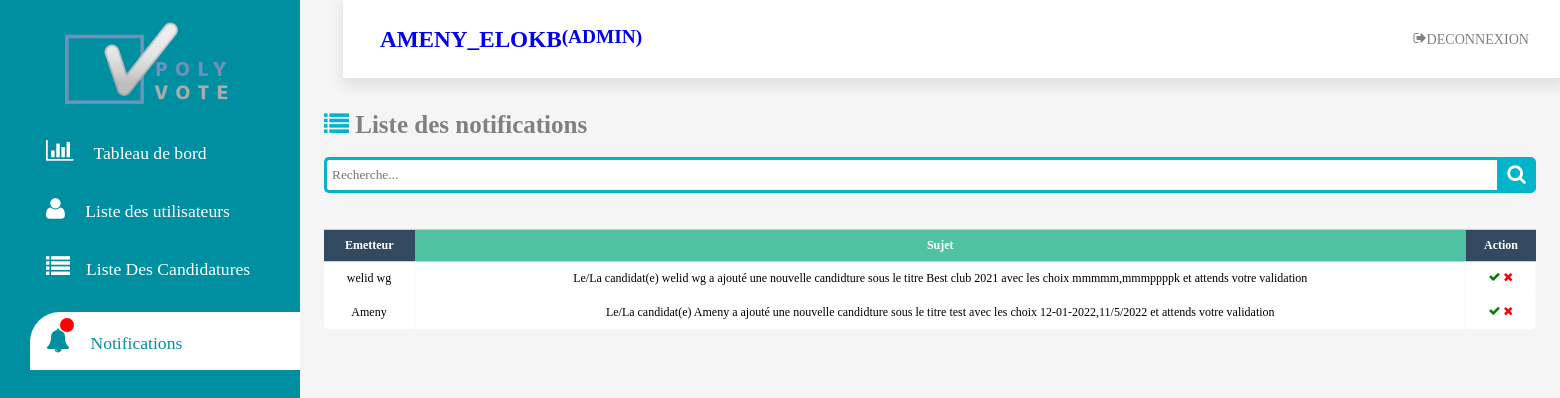
The page /notif.php (signed in) on the database its author committed.
### tables this page shows
CREATE TABLE IF NOT EXISTS `utilisateurs` (
  `id` int(11) NOT NULL AUTO_INCREMENT,
  `email` varchar(255) NOT NULL,
  `nom` varchar(255) NOT NULL,
  `type` varchar(255) NOT NULL,
  `password` text NOT NULL,
  `niveau` text NOT NULL,
  `filiere` text NOT NULL,
  `groupe` int(11) NOT NULL,
  `avatar` varchar(500) DEFAULT NULL,
  PRIMARY KEY (`id`)
);

CREATE TABLE IF NOT EXISTS `notification` (
  `id` int(11) NOT NULL AUTO_INCREMENT,
  `titre` varchar(255) NOT NULL,
  `sujet` varchar(255) NOT NULL,
  `emetteur` int(11) NOT NULL,
  `recepteur` varchar(255) NOT NULL,
  `id_cand` int(11) NOT NULL,
  PRIMARY KEY (`id`)
);

### utiles.php (called while the page is built, shortened)
<?php
function connect(){
        $connect = mysqli_connect('localhost', 'root', '') or die(mysqli_error($connect));
        mysqli_select_db($connect, 'polytechnique');
    return $connect;}
    function GetUserById($id){
        $connect=connect();
        $user=mysqli_fetch_array(mysqli_query($connect,"SELECT * from utilisateurs where id=$id"));
        return $user;
    }
    function runQuery($query)
                    {
                        $connect = mysqli_connect('localhost', 'root', '') or die(mysqli_error($connect));
                        mysqli_select_db($connect, 'polytechnique');
                        $result = mysqli_query($connect, $query);
                        while ($row = mysqli_fetch_assoc($result)) {
                            $resultset[] = $row;
                        }
                        if (!empty($resultset))
                            return $resultset;
                    }

### notif.php (the view, shortened to what this page needs)
<?php $current = "Notif.php";
include('nav.php');
require_once("./utiles.php");
$type = $_SESSION["type"];
if ($_SESSION['type'] == "admin") { ?>
    <html lang="en">
    <head>
        <link rel="stylesheet" href="assets/css/fontawesome.css">
    </head>
    <body style=" overflow-x: hidden;">
        <main>
            <div class="fix" style="z-index:0">
                <h2 style="color:grey; font-size:25px"><i class="fa fa-list" style="color: #00B4CC"> </i> Liste des notifications</h2><br>
                <div class="search">
                    <input onkeyup="Search()" class="searchTerm" type="text" placeholder="Recherche..." id="input" aria-label="Search">
                    <span id='btn' class="searchButton" id="basic-addon1"><a><i class="fa fa-search"></i></a></span>
                </div>
            </div><br><br>
            <div class="tableFixHead" style="height:400px">
                <table class="fl-table" style="overflow-y:scroll;;height:100px;">
                    <thead>
                        <tr>
                            <th>Emetteur</th>
                            <th>Sujet</th>
                            <th>Action</th>
                        </tr>
                    </thead>
            </div>
            <tbody>
                <?php
                $array = runQuery("SELECT * from notification where recepteur like '$type' and id_cand!='' ");
                if (!empty($array)) {
                    foreach ($array as $key => $value) {
                ?>
            <tbody>
                <tr class="data">
                    <td><?php $nom = GetUserById($array[$key]['emetteur']);
                        echo $nom["nom"];  ?></td>
                    <td><?php echo $array[$key]['sujet']; ?></td>
                    <td><a class="accept" name="accept" href='?OK="<?php echo $array[$key]['id_cand'] ?>"'><i class="fa fa-check" style="color: green;"> </i> </a>&nbsp; <a class="refuse" href='?NOTok="<?php echo $array[$key]['id_cand'] ?>"' name="refuse"><i class="fa fa-times" style="color: red;"> </i></a></td>
                </tr>
            </tbody>
    <?php }
                } ?>
<?php } else echo "<h1 style='margin-top:200px;margin-left:500px'>vous n'avez pas le droit d'acceder à cette page</h1>"; ?>
    </body>
    </html>

### nav.php (shortened to what this page needs)
<?php session_start();
if (isset($_SESSION['type'])) {
    $email = $_SESSION['email'];
    $con = mysqli_connect('localhost', 'root', '') or die(mysqli_error($con));
    mysqli_select_db($con, 'polytechnique');
    $req = mysqli_query($con, "SELECT * FROM utilisateurs where email='$email' ");
    $row = mysqli_fetch_array($req);
?>
    <!DOCTYPE html>
    <html lang="en">
    <head>
        <link rel="stylesheet" href="bootstrap.min.css">
        <link rel="stylesheet" href="assets/css/fontawesome.css">
        <link rel="stylesheet" href="css/css/style.css">
        <link rel="stylesheet" href="css/tooplate.css">
    </head>
    <body>
        <header class="header">
            <h2 class="logo">
                <a href="profile.php">
                    <?php if ($row['avatar'] != "") { ?>
                    <img src="<?php echo $row['avatar']; ?>" width="30px" height="30px" style="border-radius: 50%;">
                    <?php } ?> &nbsp;<?php echo $row["nom"]; ?>
                    <small style="text-decoration: none;">(<?php echo $row["type"] ?>)</small>
                </a>
            </h2>
            <ul class="main-nav">
                <li>
                    <a style='color:gray;' href="logout.php">
                        <i class="fa fa-sign-out"></i> Deconnexion
                    </a>
                </li>
            </ul>
        </header>
        <div class="sidebar">
            <div class="sidebar-brand">
                <h2><span class="fa fa-user-o"></span><a href="#"><img src="Logo.png" width="200px"></a></h2>
            </div>
            <div class="sidebar-menu">
                <ul>
                    <li>
                <?php if ($row["type"] == "admin") { ?>
                    <li>
                        <a <?php if ($current == "dashbord.php") {
                                echo "class='nav-link active'";
                            } else echo "class='nav-link'"; ?> href="dashbord.php"><span class="fa fa-bar-chart"> </span><span> Tableau de bord</span></a>
                    </li>
                <?php } ?>
                <?php if ($row["type"] == "admin") { ?>
                    <li>
                        <a <?php if ($current == "ListeDesComptes.php") {
                                echo "class='nav-link active'";
                            } else echo "class='nav-link'"; ?> href="ListeDesComptes.php"><span class="fa fa-user"></span> Liste des utilisateurs</a>
                    <?php } ?>
                    </li>
                    <?php if ($row["type"] == "admin") { ?>
                        <li>
                            <a <?php if ($current == "ListeDesCandidatures.php") {
                                    echo "class='nav-link active'";
                                } else echo "class='nav-link'"; ?> href="ListesDesCandidatures.php"><span class="fa fa-list"></span><span>Liste Des Candidatures</span></a>
                        </li>
                    <?php } ?>
                    <?php if ($row["type"] == "admin") { ?>
                        <li>
                            <a <?php if ($current == "Notif.php") {
                                    echo "class='nav-link active'";
                                } else echo "class='nav-link'"; ?> href="Notif.php"><span class="fa fa-bell"></span> <span class="badge1" id="notifN"></span>Notifications</a>
                        </li>
                    <?php } ?>
                </ul>
            </div>
        </div>
    </body>
    </html>
<?php } else {
    header('Location:index.php?LogIN');
} ?>

### css/css/style.css (style rules this page uses)
body { background: #ffffff; font-family: 'Roboto', sans-serif; font-weight: 400; position: relative; }

### css/tooplate.css (style rules this page uses)
body { background: whitesmoke; background-size: cover; background-repeat: no-repeat; background-position: center; }
* { padding: 0; margin: 0; box-sizing: border-box; list-style-type: none; text-decoration: none; font-family: 'Montserrat'; }
.sidebar { width: 300px; position: fixed; left: 0; top: 0; height: 100vh; background: #008ea1; z-index: 100; }
.sidebar-brand { height: 90px; padding: 1rem 0rem 1rem 2rem; color: #fff; }
.sidebar-menu li { width: 100%; margin-bottom: 2rem; padding-left: 10%; }
.sidebar-menu { margin-top: 3rem; }
.sidebar-menu a { padding-left: 1rem; display: block; color: #fff; font-size: 1.1rem; }
.sidebar-menu a span:first-child { padding-right: 1rem; font-size: 1.5rem; }
.sidebar-menu a.active { background: #fff; padding-top: 1rem; padding-bottom: 1rem; color: #008ea1; border-radius: 30px 0px 0px 0px; }
header { background-color: #fff; display: flex; justify-content: space-between; padding: 1rem; box-shadow: 2px 5px 15px 2px rgb(0 0 0 / 10%); position: fixed; left: 22%; width: calc(100% - 22%); top: 0; z-index: 100; height: 78px !important; transition: left 300ms; }
main { margin-top: 60px; padding: 2rem 1.5rem; min-height: calc(100vh); margin-left: 300px; }
table { border-collapse: collapse; }
thead tr { border-top: 1px solid #ccc; border-bottom: 1px solid #ccc; }
td { padding: .5rem 1rem; }
tr td:last-child { display: flex; align-items: center; justify-content: center; }
ul { list-style-type: none; }

### nav.php (style rules this page uses)
body { animation: fadein 0.3s; }
html { scroll-behavior: smooth; }
.logo { margin: 0; font-size: 1.45em; }
.main-nav { margin-top: 5px; display: flex; flex-wrap: nowrap; }
.logo a, .main-nav a { padding: 10px 15px; text-transform: uppercase; text-align: center; display: flex; }
.main-nav a { color: #34495e; font-size: .88em; }
li a { color: #008ea1; }
.badge1 { position: absolute; left: 60px; font-size: 10px; border-radius: 50%; background: red; color: white; padding: 7px; margin-top:-10px ; }

### notif.php (style rules this page uses)
.search { width: 100%; position: relative; display: flex; }
.searchTerm { width: 100%; border: 3px solid #00B4CC; border-right: none; padding: 5px; height: 36px; border-radius: 5px 0 0 5px; outline: none; color: #9DBFAF; }
.searchButton { width: 40px; height: 36px; border: 1px solid #00B4CC; background: #00B4CC; text-align: center; color: #fff; border-radius: 0 5px 5px 0; cursor: pointer; font-size: 20px; padding-top: 5px; }
.accept { text-decoration: none; color: black; }
.fl-table { border-radius: 5px; font-size: 12px; font-weight: normal; border: none; border-collapse: collapse; width: 100%; max-width: 100%; white-space: nowrap; background-color: white; }
.fl-table td, .fl-table th { text-align: center; padding: 8px; }
.fl-table td { border-right: 1px solid #f8f8f8; font-size: 12px; }
.fl-table thead th { color: #ffffff; background: #4FC3A1; }
.fl-table thead th:nth-child(odd) { color: #ffffff; background: #324960; }

### rows shown on the page
utilisateurs: nom "AMENY_ELOKB", type "ADMIN"
notification: utilisateurs.nom "welid wg", sujet "Le/La candidat(e) welid wg a ajouté une nouvelle candidture sous le titre Best club 2021 avec les choix mmmmm,mmmppppk et attends votre validation"
notification: utilisateurs.nom "Ameny", sujet "Le/La candidat(e) Ameny a ajouté une nouvelle candidture sous le titre test avec les choix 12-01-2022,11/5/2022 et attends votre validation"
